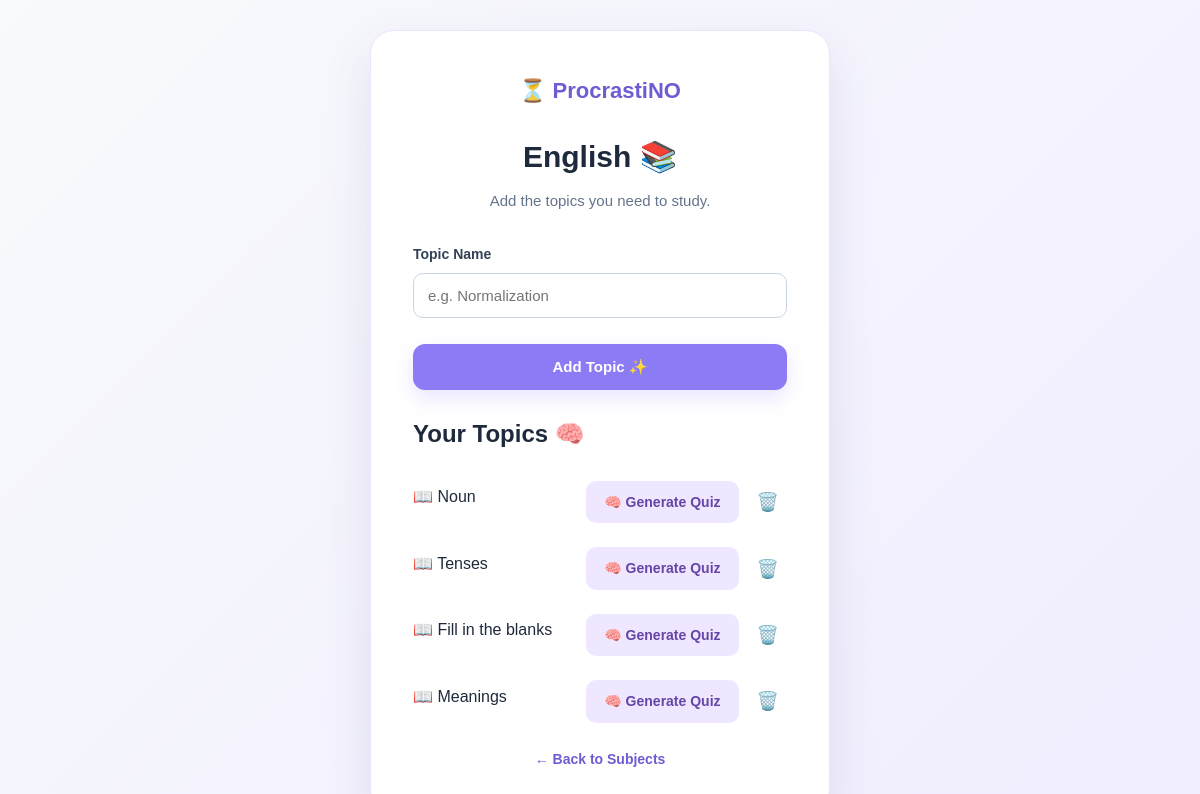
/subject/7 (signed in), run on the app's committed database.
### tables this page shows
CREATE TABLE subjects (
            id INTEGER PRIMARY KEY AUTOINCREMENT,
            user_id INTEGER NOT NULL,
            subject_name TEXT NOT NULL,
            FOREIGN KEY (user_id) REFERENCES users(id)
        );

CREATE TABLE topics (
            id INTEGER PRIMARY KEY AUTOINCREMENT,
            subject_id INTEGER NOT NULL,
            topic_name TEXT NOT NULL,
            FOREIGN KEY (subject_id) REFERENCES subjects(id)
        );

### app.py (the view, shortened to what this page needs)
@app.route("/subject/<int:subject_id>", methods=["GET", "POST"])
def subject_topics(subject_id):
    if "user_id" not in session:
        return redirect("/login")
    conn = sqlite3.connect("database.db")
    cursor = conn.cursor()
    cursor.execute(
        """
        SELECT id, subject_name
        FROM subjects
        WHERE id = ?
        AND user_id = ?
        """,
        (subject_id, session["user_id"])
    )
    subject = cursor.fetchone()
    if not subject:
        conn.close()
        return "Subject not found!"
    cursor.execute(
        """
        SELECT id, topic_name
        FROM topics
        WHERE subject_id = ?
        """,
        (subject_id,)
    )
    topics = cursor.fetchall()
    conn.close()
    return render_template(
        "subject_topics.html",
        subject=subject,
        topics=topics
    )

### templates/subject_topics.html (shortened to what this page needs)
<!DOCTYPE html>
<html lang="en">
<head>
    <link rel="stylesheet"
          href="{{ url_for('static', filename='css/style.css') }}">
</head>
<body class="auth-page">
    <div class="auth-container">
        <div class="auth-card">
            <div class="auth-logo">
                ⏳ ProcrastiNO
            </div>
            {% if request.args.get('mode') != 'quiz' %}
                <h1>{{ subject[1] }} 📚</h1>
                <p class="auth-subtitle">
                    Add the topics you need to study.
                </p>
                <form method="POST">
                    <label for="topic_name">
                        Topic Name
                    </label>
                    <input
                        type="text"
                        id="topic_name"
                        name="topic_name"
                        placeholder="e.g. Normalization"
                        required
                    >
                    <button type="submit"
                            class="primary-btn auth-submit">
                        Add Topic ✨
                    </button>
                </form>
            {% else %}
                <h1>AI Quiz 🧠</h1>
                <p class="auth-subtitle">
                    Choose a topic from {{ subject[1] }} to generate your quiz.
                </p>
            {% endif %}
            {% if topics %}
                <div class="saved-subjects">
                    {% if request.args.get('mode') != 'quiz' %}
                        <h2>Your Topics 🧠</h2>
                    {% else %}
                        <h2>Choose a Topic</h2>
                    {% endif %}
                    {% for topic in topics %}
                        <div class="saved-subject">
                            {% if request.args.get('mode') == 'quiz' %}
                                <a href="/quiz/{{ subject[0] }}/{{ topic[0] }}"
                                   class="quiz-btn">
                                    📖 {{ topic[1] }}
                                </a>
                            {% else %}
                                <span>
                                    📖 {{ topic[1] }}
                                </span>
                                <div class="topic-actions">
                                    <a href="/quiz/{{ subject[0] }}/{{ topic[0] }}"
                                       class="quiz-btn">
                                        🧠 Generate Quiz
                                    </a>
                                    <form method="POST"
                                          action="/delete_topic/{{ topic[0] }}/{{ subject[0] }}">
                                        <button type="submit"
                                                class="delete-btn">
                                            🗑️
                                        </button>
                                    </form>
                                </div>
                            {% endif %}
                        </div>
                    {% endfor %}
                </div>
            {% else %}
                <p class="auth-subtitle">
                    No topics added yet.
                </p>
            {% endif %}
            <p class="auth-footer">
                {% if request.args.get('mode') == 'quiz' %}
                    <a href="/subjects?mode=quiz">
                        ← Back to Subjects
                    </a>
                {% else %}
                    <a href="/subjects">
                        ← Back to Subjects
                    </a>
                {% endif %}
            </p>
        </div>
    </div>
</body>
</html>

### static/css/style.css (style rules this page uses)
* { margin: 0; padding: 0; box-sizing: border-box; }
body { font-family: Arial, sans-serif; background: #F8FAFC; color: #1E293B; line-height: 1.6; }
.primary-btn, .secondary-btn { padding: 14px 24px; border-radius: 12px; font-size: 15px; font-weight: 600; cursor: pointer; transition: 0.2s ease; }
.primary-btn { border: none; background: #8B7CF6; color: white; box-shadow: 0 8px 20px rgba(139, 124, 246, 0.2); }
.auth-page { min-height: 100vh; background: linear-gradient(135deg, #F8FAFC, #F0EDFF); display: flex; align-items: center; justify-content: center; padding: 30px 20px; }
.auth-container { width: 100%; max-width: 460px; }
.auth-card { background: white; padding: 42px; border-radius: 24px; box-shadow: 0 20px 50px rgba(71, 65, 120, 0.12); border: 1px solid #E9E5FF; }
.auth-logo { text-align: center; color: #6D5DD3; font-size: 22px; font-weight: 700; margin-bottom: 25px; }
.auth-card h1 { text-align: center; font-size: 30px; margin-bottom: 8px; }
.auth-subtitle { text-align: center; color: #64748B; font-size: 15px; margin-bottom: 30px; }
.auth-card form { display: flex; flex-direction: column; }
.auth-card label { font-size: 14px; font-weight: 600; margin-bottom: 7px; color: #334155; }
.auth-card input { width: 100%; padding: 13px 14px; margin-bottom: 18px; border: 1px solid #CBD5E1; border-radius: 10px; outline: none; font-size: 15px; color: #1E293B; transition: 0.2s ease; }
.auth-submit { width: 100%; margin-top: 8px; }
.auth-footer { text-align: center; margin-top: 25px; color: #64748B; font-size: 14px; }
.auth-footer a { color: #6D5DD3; font-weight: 600; text-decoration: none; }
.topic-actions { display: flex; align-items: center; gap: 10px; margin-top: 10px; }
.quiz-btn { display: inline-block; padding: 10px 16px; background: #8b78f6; color: white; text-decoration: none; border-radius: 10px; font-weight: 600; font-size: 14px; }
.delete-btn { border: none; background: transparent; cursor: pointer; font-size: 18px; padding: 8px; }
.auth-page .saved-subjects .saved-subject { display: flex; align-items: center; justify-content: space-between; gap: 15px; margin-bottom: 14px; }
.auth-page .saved-subjects { margin-top: 25px; }
.auth-page .saved-subjects h2 { margin-bottom: 18px; }
.auth-page .saved-subject .quiz-btn { background: #eee7ff; color: #6545a5; border-radius: 10px; text-decoration: none; font-weight: 600; padding: 10px 18px; transition: 0.2s ease; }

### data on the page
subjects: subject_name "English"
topics: topic_name "Noun"
topics: topic_name "Tenses"
topics: topic_name "Fill in the blanks"
topics: topic_name "Meanings"
